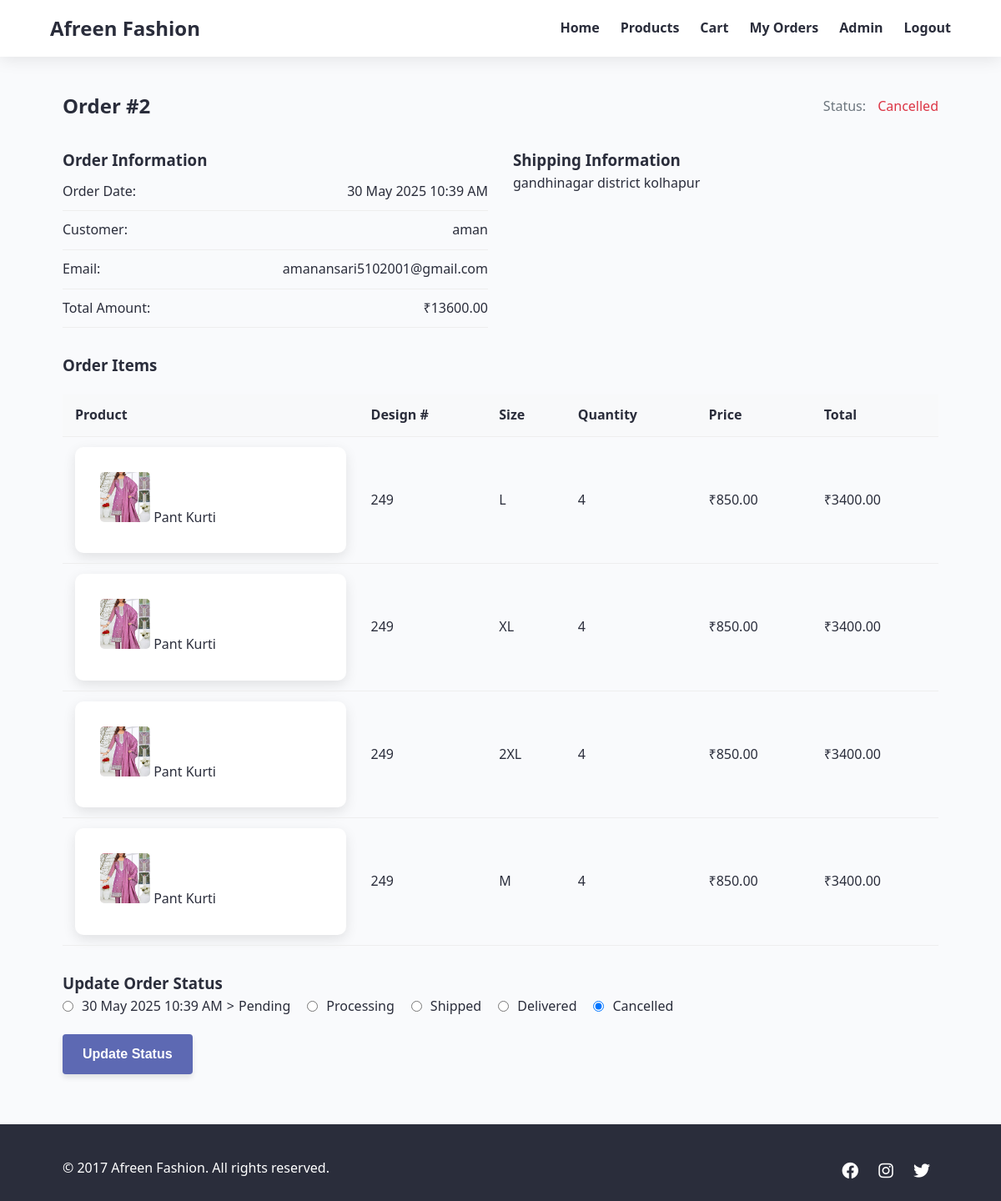
Screenshot of /admin/orders/2 (signed in) with the database file from the repository.
### tables this page shows
CREATE TABLE orders (
        id INTEGER PRIMARY KEY AUTOINCREMENT,
        user_id INTEGER NOT NULL,
        order_date TIMESTAMP DEFAULT CURRENT_TIMESTAMP,
        total_amount REAL NOT NULL,
        status TEXT DEFAULT 'Pending',
        shipping_address TEXT NOT NULL,
        FOREIGN KEY (user_id) REFERENCES users (id)
    );

CREATE TABLE users (
        id INTEGER PRIMARY KEY AUTOINCREMENT,
        name TEXT NOT NULL,
        email TEXT UNIQUE NOT NULL,
        password TEXT NOT NULL,
        created_at TIMESTAMP DEFAULT CURRENT_TIMESTAMP,
        is_admin BOOLEAN DEFAULT FALSE
    );

CREATE TABLE order_items (
        id INTEGER PRIMARY KEY AUTOINCREMENT,
        order_id INTEGER NOT NULL,
        product_id INTEGER NOT NULL,
        size TEXT NOT NULL,
        quantity INTEGER NOT NULL,
        price REAL NOT NULL,
        FOREIGN KEY (order_id) REFERENCES orders (id),
        FOREIGN KEY (product_id) REFERENCES products (id)
    );

CREATE TABLE products (
        id INTEGER PRIMARY KEY AUTOINCREMENT,
        design_number TEXT UNIQUE NOT NULL,
        name TEXT NOT NULL,
        description TEXT,
        price REAL NOT NULL,
        image_path TEXT,
        created_at TIMESTAMP DEFAULT CURRENT_TIMESTAMP,
        is_active BOOLEAN DEFAULT TRUE
    );

### app.py (the view)
@app.route('/admin/orders/<int:order_id>')
@admin_required
def admin_order_detail(order_id):
    conn = get_db_connection()
    order = conn.execute('''
        SELECT o.*, u.name as customer_name, u.email as customer_email
        FROM orders o
        JOIN users u ON o.user_id = u.id
        WHERE o.id = ?
    ''', (order_id,)).fetchone()
    if not order:
        conn.close()
        flash('Order not found.', 'danger')
        return redirect(url_for('admin_orders'))
    items = conn.execute('''
        SELECT oi.*, p.name, p.design_number, p.image_path
        FROM order_items oi
        JOIN products p ON oi.product_id = p.id
        WHERE oi.order_id = ?
    ''', (order_id,)).fetchall()
    conn.close()
    order_dict = dict(order)
    order_dict['order_date'] = convert_sqlite_date(order_dict['order_date'])
    return render_template('admin/order_detail.html', order=order_dict, items=items)

### app.py (called while the page is built)
def get_db_connection():
    conn = sqlite3.connect('afreen_fashion.db')
    conn.row_factory = sqlite3.Row
    return conn

def convert_sqlite_date(date_str):
    if isinstance(date_str, str):
        try:
            return datetime.strptime(date_str, '%Y-%m-%d %H:%M:%S.%f')
        except ValueError:
            try:
                return datetime.strptime(date_str, '%Y-%m-%d %H:%M:%S')
            except ValueError:
                return date_str
    return date_str

def admin_required(f):
    @wraps(f)
    def decorated_function(*args, **kwargs):
        if 'user_id' not in session:
            flash('Please log in to access this page.', 'danger')
            return redirect(url_for('login'))
        conn = get_db_connection()
        user = conn.execute('SELECT is_admin FROM users WHERE id = ?', (session['user_id'],)).fetchone()
        conn.close()
        if not user or not user['is_admin']:
            flash('You do not have permission to access this page.', 'danger')
            return redirect(url_for('index'))
        return f(*args, **kwargs)
    return decorated_function

### templates/admin/order_detail.html (shortened to what this page needs)
{% extends "base.html" %}
{% block content %}
<section class="admin-order-detail">
    <div class="order-header">
        <h1>Order #{{ order['id'] }}</h1>
        <div class="order-status">
            <span>Status:</span>
            <span class="status-{{ order['status'].lower() }}">{{ order['status'] }}</span>
        </div>
    </div>
    <div class="order-info-grid">
        <div class="order-info">
            <h3>Order Information</h3>
            <div class="info-row">
                <span>Order Date:</span>
                <span>{{ order['order_date'].strftime('%d %b %Y %I:%M %p') }}</span>
            </div>
            <div class="info-row">
                <span>Customer:</span>
                <span>{{ order['customer_name'] }}</span>
            </div>
            <div class="info-row">
                <span>Email:</span>
                <span>{{ order['customer_email'] }}</span>
            </div>
            <div class="info-row">
                <span>Total Amount:</span>
                <span>₹{{ "%.2f"|format(order['total_amount']) }}</span>
            </div>
        </div>
        <div class="shipping-info">
            <h3>Shipping Information</h3>
            <p>{{ order['shipping_address'] }}</p>
        </div>
    </div>
    <div class="order-items">
        <h3>Order Items</h3>
        <table>
            <thead>
                <tr>
                    <th>Product</th>
                    <th>Design #</th>
                    <th>Size</th>
                    <th>Quantity</th>
                    <th>Price</th>
                    <th>Total</th>
                </tr>
            </thead>
            <tbody>
                {% for item in items %}
                <tr>
                    <td>
                        <div class="product-info">
                            {% if item['image_path'] %}
                                <img src="{{ url_for('static', filename=item['image_path']) }}" alt="{{ item['name'] }}" class="product-thumb">
                            {% else %}
                                <img src="{{ url_for('static', filename='images/placeholder.jpg') }}" alt="Placeholder" class="product-thumb">
                            {% endif %}
                            <span>{{ item['name'] }}</span>
                        </div>
                    </td>
                    <td>{{ item['design_number'] }}</td>
                    <td>{{ item['size'] }}</td>
                    <td>{{ item['quantity'] }}</td>
                    <td>₹{{ "%.2f"|format(item['price']) }}</td>
                    <td>₹{{ "%.2f"|format(item['price'] * item['quantity']) }}</td>
                </tr>
                {% endfor %}
            </tbody>
        </table>
    </div>
    <div class="order-actions">
        <h3>Update Order Status</h3>
        <form action="{{ url_for('update_order_status', order_id=order['id']) }}" method="POST">
            <div class="status-options">
                <label>
                    <input type="radio" name="status" value="Pending" ><span>
  {% if order['order_date'] is string %}
    {{ order['order_date'] }}
  {% else %}
    {{ order['order_date'].strftime('%d %b %Y %I:%M %p') }}
  {% endif %}
</span>>
                    <span>Pending</span>
                </label>
                <label>
                    <input type="radio" name="status" value="Processing" {% if order['status'] == 'Processing' %}checked{% endif %}>
                    <span>Processing</span>
                </label>
                <label>
                    <input type="radio" name="status" value="Shipped" {% if order['status'] == 'Shipped' %}checked{% endif %}>
                    <span>Shipped</span>
                </label>
                <label>
                    <input type="radio" name="status" value="Delivered" {% if order['status'] == 'Delivered' %}checked{% endif %}>
                    <span>Delivered</span>
                </label>
                <label>
                    <input type="radio" name="status" value="Cancelled" {% if order['status'] == 'Cancelled' %}checked{% endif %}>
                    <span>Cancelled</span>
                </label>
            </div>
            <button type="submit" class="btn">Update Status</button>
        </form>
    </div>
</section>
{% endblock %}

### templates/base.html (shortened to what this page needs)
<!DOCTYPE html>
<html lang="en">
<head>
    <link rel="stylesheet" href="{{ url_for('static', filename='css/style.css') }}">
    <link rel="stylesheet" href="https://cdnjs.cloudflare.com/ajax/libs/font-awesome/6.0.0-beta3/css/all.min.css">
</head>
<body>
    <header>
        <div class="container">
            <div class="logo">
                <a href="{{ url_for('index') }}">Afreen Fashion</a>
            </div>
            <nav>
                <ul>
                    <li><a href="{{ url_for('index') }}">Home</a></li>
                    <li><a href="{{ url_for('products') }}">Products</a></li>
                    {% if 'user_id' in session %}
                        <li><a href="{{ url_for('view_cart') }}">Cart</a></li>
                        <li><a href="{{ url_for('my_orders') }}">My Orders</a></li>
                        {% if session['is_admin'] %}
                            <li><a href="{{ url_for('admin_dashboard') }}">Admin</a></li>
                        {% endif %}
                        <li><a href="{{ url_for('logout') }}">Logout</a></li>
                    {% else %}
                        <li><a href="{{ url_for('login') }}">Login</a></li>
                        <li><a href="{{ url_for('signup') }}">Signup</a></li>
                    {% endif %}
                </ul>
            </nav>
        </div>
    </header>
    <main class="container">
        {% block content %}{% endblock %}
    </main>
    <footer>
        <div class="container">
            <p>&copy; 2017 Afreen Fashion. All rights reserved.</p>
            <div class="social-links">
                <a href="#"><i class="fab fa-facebook"></i></a>
                <a href="#"><i class="fab fa-instagram"></i></a>
                <a href="#"><i class="fab fa-twitter"></i></a>
            </div>
        </div>
    </footer>
</body>
</html>

### static/css/style.css (style rules this page uses)
:root { --primary-color: #5d69b3; --secondary-color: #4ecdc4; --dark-color: #2a2d3b; --light-color: #f9fafc; --accent-color: #ff6b6b; --gray-color: #6c757d; --light-gray: #f8f9fa; --success-color: #28a745; --danger-color: #dc3545; --warning-color: #ffc107; --info-color: #17a2b8; --nav-bg: rgba(255, 255, 255, 0.95); }
* { margin: 0; padding: 0; box-sizing: border-box; }
body { font-family: 'Segoe UI', Tahoma, Geneva, Verdana, sans-serif; line-height: 1.6; color: var(--dark-color); background-color: var(--light-color); }
.container { width: 90%; max-width: 1200px; margin: 0 auto; padding: 0 15px; }
a { text-decoration: none; color: var(--primary-color); }
.btn { position: relative; overflow: hidden; transition: all 0.4s ease; background-color: var(--primary-color); color: white; border: none; border-radius: 4px; padding: 12px 24px; font-weight: 600; cursor: pointer; display: inline-block; text-align: center; font-size: 16px; line-height: 1.5; text-decoration: none; box-shadow: 0 4px 6px rgba(0, 0, 0, 0.1); }
.btn::after { content: ''; position: absolute; top: 50%; left: 50%; width: 5px; height: 5px; background: rgba(255, 255, 255, 0.5); opacity: 0; border-radius: 100%; transform: scale(1, 1) translate(-50%); transform-origin: 50% 50%; }
header { background-color: var(--nav-bg); backdrop-filter: blur(10px); -webkit-backdrop-filter: blur(10px); box-shadow: 0 2px 20px rgba(0, 0, 0, 0.1); position: sticky; top: 0; z-index: 1000; transition: all 0.4s ease; }
header .container { display: flex; justify-content: space-between; align-items: center; padding: 15px 0; }
.logo a { font-size: 24px; font-weight: bold; color: var(--dark-color); }
nav ul { display: flex; list-style: none; transition: all 0.4s cubic-bezier(0.175, 0.885, 0.32, 1.275); }
nav ul li { margin-left: 25px; position: relative; }
nav ul li a { color: var(--dark-color); font-weight: 600; transition: all 0.3s ease; padding: 5px 0; position: relative; }
nav ul li a::after { content: ''; position: absolute; bottom: -5px; left: 0; width: 0; height: 2px; background: var(--primary-color); transition: width 0.3s ease; }
.product-info { padding: 20px; }
.product-info { background-color: white; padding: 30px; border-radius: 10px; box-shadow: 0 5px 15px rgba(0, 0, 0, 0.1); }
.order-items { margin: 30px 0; }
.order-items table { width: 100%; border-collapse: collapse; margin-top: 20px; }
.order-items th, .order-items td { padding: 12px 15px; text-align: left; border-bottom: 1px solid #eee; }
.order-items th { background-color: var(--light-gray); }
.status-cancelled { color: var(--danger-color); font-weight: 500; }
.product-thumb { width: 60px; height: 60px; object-fit: cover; border-radius: 5px; }
.admin-order-detail { margin: 40px 0; }
.order-header { display: flex; justify-content: space-between; align-items: center; margin-bottom: 30px; }
.order-status span:first-child { margin-right: 10px; color: var(--gray-color); }
.order-info-grid { display: grid; grid-template-columns: 1fr 1fr; gap: 30px; margin-bottom: 30px; }
.info-row { display: flex; justify-content: space-between; padding: 10px 0; border-bottom: 1px solid #eee; }
.status-options { display: flex; gap: 20px; margin-bottom: 20px; flex-wrap: wrap; }
.status-options label { display: flex; align-items: center; gap: 5px; cursor: pointer; }
.status-options input { margin-right: 5px; }
nav ul { display: flex; list-style: none; transition: all 0.4s ease; }
footer { background: var(--dark-color); color: white; padding: 40px 0 20px; margin-top: 60px; }
footer .container { display: flex; justify-content: space-between; flex-wrap: wrap; }
.social-links a { display: inline-block; margin: 0 10px; color: white; font-size: 20px; transition: all 0.3s ease; }

### rows the page displays
orders: id "2", status "Cancelled", total_amount "13600.00", shipping_address "gandhinagar district kolhapur", status "☐ Processing", status "☐ Shipped", status "☐ Delivered", status "☑ Cancelled"
users: customer_name "aman", customer_email "amanansari5102001@gmail.com"
order_items: image_path (picture), name "Pant Kurti", design_number "249", size "L", quantity "4", price "850.00", item['price']*item['quantity'] "3400.00"
order_items: image_path (picture), name "Pant Kurti", design_number "249", size "XL", quantity "4", price "850.00", item['price']*item['quantity'] "3400.00"
order_items: image_path (picture), name "Pant Kurti", design_number "249", size "2XL", quantity "4", price "850.00", item['price']*item['quantity'] "3400.00"
order_items: image_path (picture), name "Pant Kurti", design_number "249", size "M", quantity "4", price "850.00", item['price']*item['quantity'] "3400.00"

### other values shown
{{ order['order_date'].strftime('%d %b %Y %I:%M %p') }} "30 May 2025 10:39 AM"
